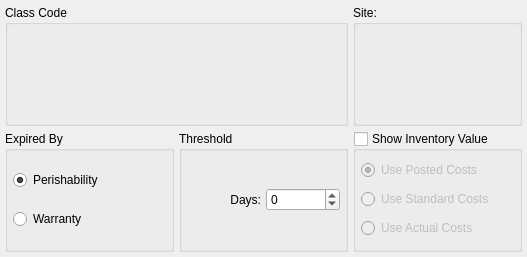
<?xml version="1.0" encoding="UTF-8"?>
<ui version="4.0">
 <comment>This file is part of the xTuple ERP: PostBooks Edition, a free and
open source Enterprise Resource Planning software suite,
Copyright (c) 1999-2018 by OpenMFG LLC, d/b/a xTuple.
It is licensed to you under the Common Public Attribution License
version 1.0, the full text of which (including xTuple-specific Exhibits)
is available at www.xtuple.com/CPAL.  By using this software, you agree
to be bound by its terms.</comment>
 <class>dspExpiredInventoryByClassCode</class>
 <widget class="QWidget" name="dspExpiredInventoryByClassCode">
  <property name="geometry">
   <rect>
    <x>0</x>
    <y>0</y>
    <width>527</width>
    <height>257</height>
   </rect>
  </property>
  <property name="windowTitle">
   <string>Expired Inventory</string>
  </property>
  <layout class="QGridLayout" name="gridLayout">
   <item row="0" column="0" colspan="2">
    <widget class="ParameterGroup" name="_classCode">
     <property name="focusPolicy">
      <enum>Qt::StrongFocus</enum>
     </property>
     <property name="title">
      <string>Class Code</string>
     </property>
     <property name="fixedSize">
      <bool>false</bool>
     </property>
    </widget>
   </item>
   <item row="0" column="2">
    <widget class="WarehouseGroup" name="_warehouse">
     <property name="sizePolicy">
      <sizepolicy hsizetype="Preferred" vsizetype="Preferred">
       <horstretch>0</horstretch>
       <verstretch>0</verstretch>
      </sizepolicy>
     </property>
     <property name="focusPolicy">
      <enum>Qt::StrongFocus</enum>
     </property>
     <property name="title">
      <string>Site:</string>
     </property>
     <property name="fixedSize">
      <bool>false</bool>
     </property>
    </widget>
   </item>
   <item row="1" column="0">
    <widget class="QGroupBox" name="_expiredByGroup">
     <property name="title">
      <string>Expired By</string>
     </property>
     <layout class="QVBoxLayout" name="verticalLayout_2">
      <item>
       <widget class="QRadioButton" name="_perishability">
        <property name="text">
         <string>Perishability</string>
        </property>
        <property name="checked">
         <bool>true</bool>
        </property>
       </widget>
      </item>
      <item>
       <widget class="QRadioButton" name="_warranty">
        <property name="text">
         <string>Warranty</string>
        </property>
       </widget>
      </item>
     </layout>
    </widget>
   </item>
   <item row="1" column="1">
    <widget class="QGroupBox" name="_optionsGroup">
     <property name="title">
      <string>Threshold</string>
     </property>
     <layout class="QHBoxLayout" name="horizontalLayout">
      <item>
       <widget class="QLabel" name="_thresholdDaysLit">
        <property name="text">
         <string>Days:</string>
        </property>
        <property name="alignment">
         <set>Qt::AlignRight|Qt::AlignTrailing|Qt::AlignVCenter</set>
        </property>
       </widget>
      </item>
      <item>
       <widget class="QSpinBox" name="_thresholdDays">
        <property name="minimum">
         <number>-999</number>
        </property>
        <property name="maximum">
         <number>999</number>
        </property>
       </widget>
      </item>
     </layout>
    </widget>
   </item>
   <item row="1" column="2">
    <widget class="QGroupBox" name="_showValue">
     <property name="enabled">
      <bool>true</bool>
     </property>
     <property name="title">
      <string>Show Inventory Value</string>
     </property>
     <property name="checkable">
      <bool>true</bool>
     </property>
     <property name="checked">
      <bool>false</bool>
     </property>
     <layout class="QVBoxLayout" name="verticalLayout_6">
      <item>
       <widget class="QRadioButton" name="_usePostedCosts">
        <property name="text">
         <string>Use Posted Costs</string>
        </property>
        <property name="checked">
         <bool>true</bool>
        </property>
       </widget>
      </item>
      <item>
       <widget class="QRadioButton" name="_useStandardCosts">
        <property name="text">
         <string>Use Standard Costs</string>
        </property>
        <property name="checked">
         <bool>false</bool>
        </property>
       </widget>
      </item>
      <item>
       <widget class="QRadioButton" name="_useActualCosts">
        <property name="text">
         <string>Use Actual Costs</string>
        </property>
       </widget>
      </item>
     </layout>
    </widget>
   </item>
  </layout>
 </widget>
 <layoutdefault spacing="5" margin="5"/>
 <customwidgets>
  <customwidget>
   <class>ParameterGroup</class>
   <extends>QGroupBox</extends>
   <header>parametergroup.h</header>
   <container>1</container>
  </customwidget>
  <customwidget>
   <class>WarehouseGroup</class>
   <extends>QGroupBox</extends>
   <header>warehousegroup.h</header>
   <container>1</container>
  </customwidget>
 </customwidgets>
 <tabstops>
  <tabstop>_classCode</tabstop>
  <tabstop>_perishability</tabstop>
  <tabstop>_warranty</tabstop>
  <tabstop>_warehouse</tabstop>
  <tabstop>_showValue</tabstop>
  <tabstop>_useStandardCosts</tabstop>
  <tabstop>_useActualCosts</tabstop>
  <tabstop>_thresholdDays</tabstop>
 </tabstops>
 <resources/>
 <connections/>
</ui>
